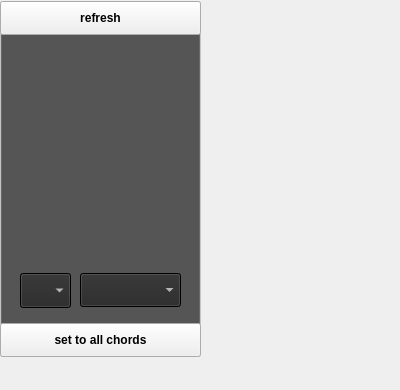
<?xml version="1.0" encoding="UTF-8"?>
<ui version="4.0">
 <class>Midideviceeditor</class>
 <widget class="QWidget" name="Midideviceeditor">
  <property name="geometry">
   <rect>
    <x>0</x>
    <y>0</y>
    <width>400</width>
    <height>390</height>
   </rect>
  </property>
  <property name="windowTitle">
   <string>Form</string>
  </property>
  <widget class="QFrame" name="frame_carrier_2">
   <property name="geometry">
    <rect>
     <x>0</x>
     <y>0</y>
     <width>201</width>
     <height>371</height>
    </rect>
   </property>
   <property name="font">
    <font>
     <weight>75</weight>
     <bold>true</bold>
    </font>
   </property>
   <property name="toolTip">
    <string>Input ::: choose one of 16 midichannel</string>
   </property>
   <widget class="QPushButton" name="pB_DummyButton_EditorBG_2">
    <property name="enabled">
     <bool>false</bool>
    </property>
    <property name="geometry">
     <rect>
      <x>0</x>
      <y>1</y>
      <width>201</width>
      <height>356</height>
     </rect>
    </property>
    <property name="palette">
     <palette>
      <active>
       <colorrole role="Button">
        <brush brushstyle="SolidPattern">
         <color alpha="255">
          <red>80</red>
          <green>80</green>
          <blue>80</blue>
         </color>
        </brush>
       </colorrole>
      </active>
      <inactive>
       <colorrole role="Button">
        <brush brushstyle="SolidPattern">
         <color alpha="255">
          <red>80</red>
          <green>80</green>
          <blue>80</blue>
         </color>
        </brush>
       </colorrole>
      </inactive>
      <disabled>
       <colorrole role="Button">
        <brush brushstyle="SolidPattern">
         <color alpha="255">
          <red>80</red>
          <green>80</green>
          <blue>80</blue>
         </color>
        </brush>
       </colorrole>
      </disabled>
     </palette>
    </property>
    <property name="toolTip">
     <string>USERACTIV ::: press the big backgroundbutton to set the synth settings</string>
    </property>
    <property name="checkable">
     <bool>true</bool>
    </property>
    <property name="checked">
     <bool>true</bool>
    </property>
   </widget>
   <widget class="QPushButton" name="pB_set2all">
    <property name="geometry">
     <rect>
      <x>0</x>
      <y>323</y>
      <width>201</width>
      <height>34</height>
     </rect>
    </property>
    <property name="font">
     <font>
      <weight>75</weight>
      <bold>true</bold>
     </font>
    </property>
    <property name="toolTip">
     <string>Set ::: set the editor settings to all chords of the vissible pattern</string>
    </property>
    <property name="text">
     <string>set to all chords</string>
    </property>
   </widget>
   <widget class="QComboBox" name="cb_channel_all">
    <property name="geometry">
     <rect>
      <x>20</x>
      <y>273</y>
      <width>51</width>
      <height>35</height>
     </rect>
    </property>
    <property name="palette">
     <palette>
      <active>
       <colorrole role="WindowText">
        <brush brushstyle="SolidPattern">
         <color alpha="255">
          <red>255</red>
          <green>255</green>
          <blue>255</blue>
         </color>
        </brush>
       </colorrole>
       <colorrole role="Button">
        <brush brushstyle="SolidPattern">
         <color alpha="255">
          <red>40</red>
          <green>40</green>
          <blue>40</blue>
         </color>
        </brush>
       </colorrole>
       <colorrole role="Light">
        <brush brushstyle="SolidPattern">
         <color alpha="255">
          <red>0</red>
          <green>0</green>
          <blue>0</blue>
         </color>
        </brush>
       </colorrole>
       <colorrole role="Midlight">
        <brush brushstyle="SolidPattern">
         <color alpha="255">
          <red>111</red>
          <green>111</green>
          <blue>111</blue>
         </color>
        </brush>
       </colorrole>
       <colorrole role="Dark">
        <brush brushstyle="SolidPattern">
         <color alpha="255">
          <red>0</red>
          <green>0</green>
          <blue>0</blue>
         </color>
        </brush>
       </colorrole>
       <colorrole role="Mid">
        <brush brushstyle="SolidPattern">
         <color alpha="255">
          <red>0</red>
          <green>0</green>
          <blue>0</blue>
         </color>
        </brush>
       </colorrole>
       <colorrole role="Text">
        <brush brushstyle="SolidPattern">
         <color alpha="255">
          <red>255</red>
          <green>255</green>
          <blue>255</blue>
         </color>
        </brush>
       </colorrole>
       <colorrole role="BrightText">
        <brush brushstyle="SolidPattern">
         <color alpha="255">
          <red>255</red>
          <green>255</green>
          <blue>255</blue>
         </color>
        </brush>
       </colorrole>
       <colorrole role="ButtonText">
        <brush brushstyle="SolidPattern">
         <color alpha="255">
          <red>255</red>
          <green>255</green>
          <blue>255</blue>
         </color>
        </brush>
       </colorrole>
       <colorrole role="Base">
        <brush brushstyle="SolidPattern">
         <color alpha="255">
          <red>0</red>
          <green>0</green>
          <blue>0</blue>
         </color>
        </brush>
       </colorrole>
       <colorrole role="Window">
        <brush brushstyle="SolidPattern">
         <color alpha="255">
          <red>0</red>
          <green>0</green>
          <blue>0</blue>
         </color>
        </brush>
       </colorrole>
       <colorrole role="Shadow">
        <brush brushstyle="SolidPattern">
         <color alpha="255">
          <red>255</red>
          <green>0</green>
          <blue>0</blue>
         </color>
        </brush>
       </colorrole>
       <colorrole role="AlternateBase">
        <brush brushstyle="SolidPattern">
         <color alpha="255">
          <red>0</red>
          <green>0</green>
          <blue>0</blue>
         </color>
        </brush>
       </colorrole>
       <colorrole role="ToolTipBase">
        <brush brushstyle="SolidPattern">
         <color alpha="255">
          <red>255</red>
          <green>255</green>
          <blue>220</blue>
         </color>
        </brush>
       </colorrole>
       <colorrole role="ToolTipText">
        <brush brushstyle="SolidPattern">
         <color alpha="255">
          <red>0</red>
          <green>0</green>
          <blue>0</blue>
         </color>
        </brush>
       </colorrole>
      </active>
      <inactive>
       <colorrole role="WindowText">
        <brush brushstyle="SolidPattern">
         <color alpha="255">
          <red>255</red>
          <green>255</green>
          <blue>255</blue>
         </color>
        </brush>
       </colorrole>
       <colorrole role="Button">
        <brush brushstyle="SolidPattern">
         <color alpha="255">
          <red>40</red>
          <green>40</green>
          <blue>40</blue>
         </color>
        </brush>
       </colorrole>
       <colorrole role="Light">
        <brush brushstyle="SolidPattern">
         <color alpha="255">
          <red>0</red>
          <green>0</green>
          <blue>0</blue>
         </color>
        </brush>
       </colorrole>
       <colorrole role="Midlight">
        <brush brushstyle="SolidPattern">
         <color alpha="255">
          <red>111</red>
          <green>111</green>
          <blue>111</blue>
         </color>
        </brush>
       </colorrole>
       <colorrole role="Dark">
        <brush brushstyle="SolidPattern">
         <color alpha="255">
          <red>0</red>
          <green>0</green>
          <blue>0</blue>
         </color>
        </brush>
       </colorrole>
       <colorrole role="Mid">
        <brush brushstyle="SolidPattern">
         <color alpha="255">
          <red>0</red>
          <green>0</green>
          <blue>0</blue>
         </color>
        </brush>
       </colorrole>
       <colorrole role="Text">
        <brush brushstyle="SolidPattern">
         <color alpha="255">
          <red>255</red>
          <green>255</green>
          <blue>255</blue>
         </color>
        </brush>
       </colorrole>
       <colorrole role="BrightText">
        <brush brushstyle="SolidPattern">
         <color alpha="255">
          <red>255</red>
          <green>255</green>
          <blue>255</blue>
         </color>
        </brush>
       </colorrole>
       <colorrole role="ButtonText">
        <brush brushstyle="SolidPattern">
         <color alpha="255">
          <red>255</red>
          <green>255</green>
          <blue>255</blue>
         </color>
        </brush>
       </colorrole>
       <colorrole role="Base">
        <brush brushstyle="SolidPattern">
         <color alpha="255">
          <red>0</red>
          <green>0</green>
          <blue>0</blue>
         </color>
        </brush>
       </colorrole>
       <colorrole role="Window">
        <brush brushstyle="SolidPattern">
         <color alpha="255">
          <red>0</red>
          <green>0</green>
          <blue>0</blue>
         </color>
        </brush>
       </colorrole>
       <colorrole role="Shadow">
        <brush brushstyle="SolidPattern">
         <color alpha="255">
          <red>255</red>
          <green>0</green>
          <blue>0</blue>
         </color>
        </brush>
       </colorrole>
       <colorrole role="AlternateBase">
        <brush brushstyle="SolidPattern">
         <color alpha="255">
          <red>0</red>
          <green>0</green>
          <blue>0</blue>
         </color>
        </brush>
       </colorrole>
       <colorrole role="ToolTipBase">
        <brush brushstyle="SolidPattern">
         <color alpha="255">
          <red>255</red>
          <green>255</green>
          <blue>220</blue>
         </color>
        </brush>
       </colorrole>
       <colorrole role="ToolTipText">
        <brush brushstyle="SolidPattern">
         <color alpha="255">
          <red>0</red>
          <green>0</green>
          <blue>0</blue>
         </color>
        </brush>
       </colorrole>
      </inactive>
      <disabled>
       <colorrole role="WindowText">
        <brush brushstyle="SolidPattern">
         <color alpha="255">
          <red>0</red>
          <green>0</green>
          <blue>0</blue>
         </color>
        </brush>
       </colorrole>
       <colorrole role="Button">
        <brush brushstyle="SolidPattern">
         <color alpha="255">
          <red>40</red>
          <green>40</green>
          <blue>40</blue>
         </color>
        </brush>
       </colorrole>
       <colorrole role="Light">
        <brush brushstyle="SolidPattern">
         <color alpha="255">
          <red>0</red>
          <green>0</green>
          <blue>0</blue>
         </color>
        </brush>
       </colorrole>
       <colorrole role="Midlight">
        <brush brushstyle="SolidPattern">
         <color alpha="255">
          <red>111</red>
          <green>111</green>
          <blue>111</blue>
         </color>
        </brush>
       </colorrole>
       <colorrole role="Dark">
        <brush brushstyle="SolidPattern">
         <color alpha="255">
          <red>0</red>
          <green>0</green>
          <blue>0</blue>
         </color>
        </brush>
       </colorrole>
       <colorrole role="Mid">
        <brush brushstyle="SolidPattern">
         <color alpha="255">
          <red>0</red>
          <green>0</green>
          <blue>0</blue>
         </color>
        </brush>
       </colorrole>
       <colorrole role="Text">
        <brush brushstyle="SolidPattern">
         <color alpha="255">
          <red>0</red>
          <green>0</green>
          <blue>0</blue>
         </color>
        </brush>
       </colorrole>
       <colorrole role="BrightText">
        <brush brushstyle="SolidPattern">
         <color alpha="255">
          <red>255</red>
          <green>255</green>
          <blue>255</blue>
         </color>
        </brush>
       </colorrole>
       <colorrole role="ButtonText">
        <brush brushstyle="SolidPattern">
         <color alpha="255">
          <red>0</red>
          <green>0</green>
          <blue>0</blue>
         </color>
        </brush>
       </colorrole>
       <colorrole role="Base">
        <brush brushstyle="SolidPattern">
         <color alpha="255">
          <red>0</red>
          <green>0</green>
          <blue>0</blue>
         </color>
        </brush>
       </colorrole>
       <colorrole role="Window">
        <brush brushstyle="SolidPattern">
         <color alpha="255">
          <red>0</red>
          <green>0</green>
          <blue>0</blue>
         </color>
        </brush>
       </colorrole>
       <colorrole role="Shadow">
        <brush brushstyle="SolidPattern">
         <color alpha="255">
          <red>255</red>
          <green>0</green>
          <blue>0</blue>
         </color>
        </brush>
       </colorrole>
       <colorrole role="AlternateBase">
        <brush brushstyle="SolidPattern">
         <color alpha="255">
          <red>0</red>
          <green>0</green>
          <blue>0</blue>
         </color>
        </brush>
       </colorrole>
       <colorrole role="ToolTipBase">
        <brush brushstyle="SolidPattern">
         <color alpha="255">
          <red>255</red>
          <green>255</green>
          <blue>220</blue>
         </color>
        </brush>
       </colorrole>
       <colorrole role="ToolTipText">
        <brush brushstyle="SolidPattern">
         <color alpha="255">
          <red>0</red>
          <green>0</green>
          <blue>0</blue>
         </color>
        </brush>
       </colorrole>
      </disabled>
     </palette>
    </property>
    <property name="maxVisibleItems">
     <number>20</number>
    </property>
   </widget>
   <widget class="QComboBox" name="cb_device_all">
    <property name="geometry">
     <rect>
      <x>80</x>
      <y>273</y>
      <width>101</width>
      <height>34</height>
     </rect>
    </property>
    <property name="palette">
     <palette>
      <active>
       <colorrole role="WindowText">
        <brush brushstyle="SolidPattern">
         <color alpha="255">
          <red>255</red>
          <green>255</green>
          <blue>255</blue>
         </color>
        </brush>
       </colorrole>
       <colorrole role="Button">
        <brush brushstyle="SolidPattern">
         <color alpha="255">
          <red>40</red>
          <green>40</green>
          <blue>40</blue>
         </color>
        </brush>
       </colorrole>
       <colorrole role="Light">
        <brush brushstyle="SolidPattern">
         <color alpha="255">
          <red>0</red>
          <green>0</green>
          <blue>0</blue>
         </color>
        </brush>
       </colorrole>
       <colorrole role="Midlight">
        <brush brushstyle="SolidPattern">
         <color alpha="255">
          <red>111</red>
          <green>111</green>
          <blue>111</blue>
         </color>
        </brush>
       </colorrole>
       <colorrole role="Dark">
        <brush brushstyle="SolidPattern">
         <color alpha="255">
          <red>0</red>
          <green>0</green>
          <blue>0</blue>
         </color>
        </brush>
       </colorrole>
       <colorrole role="Mid">
        <brush brushstyle="SolidPattern">
         <color alpha="255">
          <red>0</red>
          <green>0</green>
          <blue>0</blue>
         </color>
        </brush>
       </colorrole>
       <colorrole role="Text">
        <brush brushstyle="SolidPattern">
         <color alpha="255">
          <red>255</red>
          <green>255</green>
          <blue>255</blue>
         </color>
        </brush>
       </colorrole>
       <colorrole role="BrightText">
        <brush brushstyle="SolidPattern">
         <color alpha="255">
          <red>255</red>
          <green>255</green>
          <blue>255</blue>
         </color>
        </brush>
       </colorrole>
       <colorrole role="ButtonText">
        <brush brushstyle="SolidPattern">
         <color alpha="255">
          <red>255</red>
          <green>255</green>
          <blue>255</blue>
         </color>
        </brush>
       </colorrole>
       <colorrole role="Base">
        <brush brushstyle="SolidPattern">
         <color alpha="255">
          <red>0</red>
          <green>0</green>
          <blue>0</blue>
         </color>
        </brush>
       </colorrole>
       <colorrole role="Window">
        <brush brushstyle="SolidPattern">
         <color alpha="255">
          <red>0</red>
          <green>0</green>
          <blue>0</blue>
         </color>
        </brush>
       </colorrole>
       <colorrole role="Shadow">
        <brush brushstyle="SolidPattern">
         <color alpha="255">
          <red>255</red>
          <green>0</green>
          <blue>0</blue>
         </color>
        </brush>
       </colorrole>
       <colorrole role="AlternateBase">
        <brush brushstyle="SolidPattern">
         <color alpha="255">
          <red>0</red>
          <green>0</green>
          <blue>0</blue>
         </color>
        </brush>
       </colorrole>
       <colorrole role="ToolTipBase">
        <brush brushstyle="SolidPattern">
         <color alpha="255">
          <red>255</red>
          <green>255</green>
          <blue>220</blue>
         </color>
        </brush>
       </colorrole>
       <colorrole role="ToolTipText">
        <brush brushstyle="SolidPattern">
         <color alpha="255">
          <red>0</red>
          <green>0</green>
          <blue>0</blue>
         </color>
        </brush>
       </colorrole>
      </active>
      <inactive>
       <colorrole role="WindowText">
        <brush brushstyle="SolidPattern">
         <color alpha="255">
          <red>255</red>
          <green>255</green>
          <blue>255</blue>
         </color>
        </brush>
       </colorrole>
       <colorrole role="Button">
        <brush brushstyle="SolidPattern">
         <color alpha="255">
          <red>40</red>
          <green>40</green>
          <blue>40</blue>
         </color>
        </brush>
       </colorrole>
       <colorrole role="Light">
        <brush brushstyle="SolidPattern">
         <color alpha="255">
          <red>0</red>
          <green>0</green>
          <blue>0</blue>
         </color>
        </brush>
       </colorrole>
       <colorrole role="Midlight">
        <brush brushstyle="SolidPattern">
         <color alpha="255">
          <red>111</red>
          <green>111</green>
          <blue>111</blue>
         </color>
        </brush>
       </colorrole>
       <colorrole role="Dark">
        <brush brushstyle="SolidPattern">
         <color alpha="255">
          <red>0</red>
          <green>0</green>
          <blue>0</blue>
         </color>
        </brush>
       </colorrole>
       <colorrole role="Mid">
        <brush brushstyle="SolidPattern">
         <color alpha="255">
          <red>0</red>
          <green>0</green>
          <blue>0</blue>
         </color>
        </brush>
       </colorrole>
       <colorrole role="Text">
        <brush brushstyle="SolidPattern">
         <color alpha="255">
          <red>255</red>
          <green>255</green>
          <blue>255</blue>
         </color>
        </brush>
       </colorrole>
       <colorrole role="BrightText">
        <brush brushstyle="SolidPattern">
         <color alpha="255">
          <red>255</red>
          <green>255</green>
          <blue>255</blue>
         </color>
        </brush>
       </colorrole>
       <colorrole role="ButtonText">
        <brush brushstyle="SolidPattern">
         <color alpha="255">
          <red>255</red>
          <green>255</green>
          <blue>255</blue>
         </color>
        </brush>
       </colorrole>
       <colorrole role="Base">
        <brush brushstyle="SolidPattern">
         <color alpha="255">
          <red>0</red>
          <green>0</green>
          <blue>0</blue>
         </color>
        </brush>
       </colorrole>
       <colorrole role="Window">
        <brush brushstyle="SolidPattern">
         <color alpha="255">
          <red>0</red>
          <green>0</green>
          <blue>0</blue>
         </color>
        </brush>
       </colorrole>
       <colorrole role="Shadow">
        <brush brushstyle="SolidPattern">
         <color alpha="255">
          <red>255</red>
          <green>0</green>
          <blue>0</blue>
         </color>
        </brush>
       </colorrole>
       <colorrole role="AlternateBase">
        <brush brushstyle="SolidPattern">
         <color alpha="255">
          <red>0</red>
          <green>0</green>
          <blue>0</blue>
         </color>
        </brush>
       </colorrole>
       <colorrole role="ToolTipBase">
        <brush brushstyle="SolidPattern">
         <color alpha="255">
          <red>255</red>
          <green>255</green>
          <blue>220</blue>
         </color>
        </brush>
       </colorrole>
       <colorrole role="ToolTipText">
        <brush brushstyle="SolidPattern">
         <color alpha="255">
          <red>0</red>
          <green>0</green>
          <blue>0</blue>
         </color>
        </brush>
       </colorrole>
      </inactive>
      <disabled>
       <colorrole role="WindowText">
        <brush brushstyle="SolidPattern">
         <color alpha="255">
          <red>0</red>
          <green>0</green>
          <blue>0</blue>
         </color>
        </brush>
       </colorrole>
       <colorrole role="Button">
        <brush brushstyle="SolidPattern">
         <color alpha="255">
          <red>40</red>
          <green>40</green>
          <blue>40</blue>
         </color>
        </brush>
       </colorrole>
       <colorrole role="Light">
        <brush brushstyle="SolidPattern">
         <color alpha="255">
          <red>0</red>
          <green>0</green>
          <blue>0</blue>
         </color>
        </brush>
       </colorrole>
       <colorrole role="Midlight">
        <brush brushstyle="SolidPattern">
         <color alpha="255">
          <red>111</red>
          <green>111</green>
          <blue>111</blue>
         </color>
        </brush>
       </colorrole>
       <colorrole role="Dark">
        <brush brushstyle="SolidPattern">
         <color alpha="255">
          <red>0</red>
          <green>0</green>
          <blue>0</blue>
         </color>
        </brush>
       </colorrole>
       <colorrole role="Mid">
        <brush brushstyle="SolidPattern">
         <color alpha="255">
          <red>0</red>
          <green>0</green>
          <blue>0</blue>
         </color>
        </brush>
       </colorrole>
       <colorrole role="Text">
        <brush brushstyle="SolidPattern">
         <color alpha="255">
          <red>0</red>
          <green>0</green>
          <blue>0</blue>
         </color>
        </brush>
       </colorrole>
       <colorrole role="BrightText">
        <brush brushstyle="SolidPattern">
         <color alpha="255">
          <red>255</red>
          <green>255</green>
          <blue>255</blue>
         </color>
        </brush>
       </colorrole>
       <colorrole role="ButtonText">
        <brush brushstyle="SolidPattern">
         <color alpha="255">
          <red>0</red>
          <green>0</green>
          <blue>0</blue>
         </color>
        </brush>
       </colorrole>
       <colorrole role="Base">
        <brush brushstyle="SolidPattern">
         <color alpha="255">
          <red>0</red>
          <green>0</green>
          <blue>0</blue>
         </color>
        </brush>
       </colorrole>
       <colorrole role="Window">
        <brush brushstyle="SolidPattern">
         <color alpha="255">
          <red>0</red>
          <green>0</green>
          <blue>0</blue>
         </color>
        </brush>
       </colorrole>
       <colorrole role="Shadow">
        <brush brushstyle="SolidPattern">
         <color alpha="255">
          <red>255</red>
          <green>0</green>
          <blue>0</blue>
         </color>
        </brush>
       </colorrole>
       <colorrole role="AlternateBase">
        <brush brushstyle="SolidPattern">
         <color alpha="255">
          <red>0</red>
          <green>0</green>
          <blue>0</blue>
         </color>
        </brush>
       </colorrole>
       <colorrole role="ToolTipBase">
        <brush brushstyle="SolidPattern">
         <color alpha="255">
          <red>255</red>
          <green>255</green>
          <blue>220</blue>
         </color>
        </brush>
       </colorrole>
       <colorrole role="ToolTipText">
        <brush brushstyle="SolidPattern">
         <color alpha="255">
          <red>0</red>
          <green>0</green>
          <blue>0</blue>
         </color>
        </brush>
       </colorrole>
      </disabled>
     </palette>
    </property>
    <property name="maxVisibleItems">
     <number>20</number>
    </property>
   </widget>
   <widget class="QPushButton" name="pB_refresh">
    <property name="geometry">
     <rect>
      <x>0</x>
      <y>1</y>
      <width>201</width>
      <height>34</height>
     </rect>
    </property>
    <property name="font">
     <font>
      <weight>75</weight>
      <bold>true</bold>
     </font>
    </property>
    <property name="toolTip">
     <string>Set ::: set the editor settings to the choosen chord of the vissible pattern</string>
    </property>
    <property name="text">
     <string>refresh</string>
    </property>
   </widget>
  </widget>
 </widget>
 <resources/>
 <connections/>
</ui>
